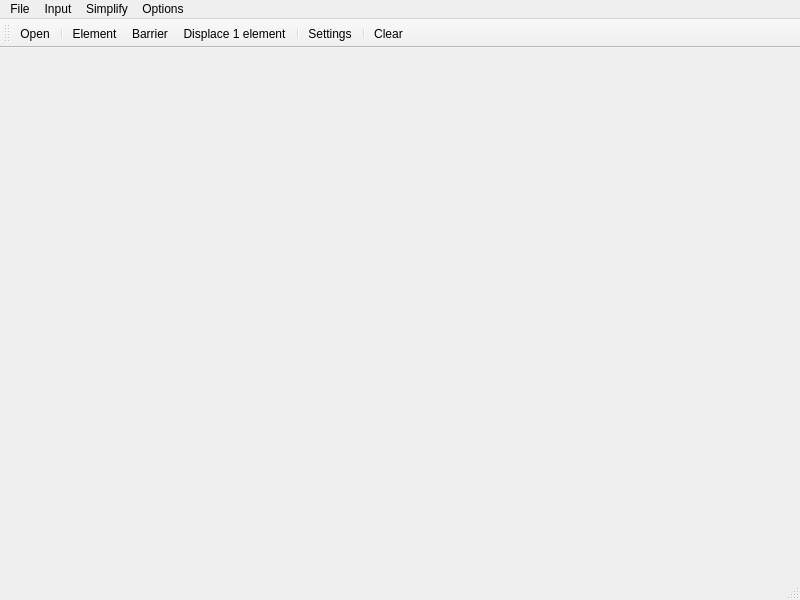
<?xml version="1.0" encoding="UTF-8"?>
<ui version="4.0">
 <class>MainWindow</class>
 <widget class="QMainWindow" name="MainWindow">
  <property name="geometry">
   <rect>
    <x>0</x>
    <y>0</y>
    <width>800</width>
    <height>600</height>
   </rect>
  </property>
  <property name="windowTitle">
   <string>MainWindow</string>
  </property>
  <widget class="QWidget" name="centralwidget">
   <layout class="QHBoxLayout" name="horizontalLayout">
    <item>
     <widget class="Draw" name="Canvas" native="true">
      <property name="sizePolicy">
       <sizepolicy hsizetype="Expanding" vsizetype="Expanding">
        <horstretch>0</horstretch>
        <verstretch>0</verstretch>
       </sizepolicy>
      </property>
     </widget>
    </item>
   </layout>
  </widget>
  <widget class="QMenuBar" name="menubar">
   <property name="geometry">
    <rect>
     <x>0</x>
     <y>0</y>
     <width>800</width>
     <height>17</height>
    </rect>
   </property>
   <widget class="QMenu" name="menuFile">
    <property name="title">
     <string>File</string>
    </property>
    <addaction name="actionOpen"/>
   </widget>
   <widget class="QMenu" name="menuElement">
    <property name="title">
     <string>Input</string>
    </property>
    <addaction name="actionElement"/>
    <addaction name="actionBarrier"/>
   </widget>
   <widget class="QMenu" name="menuSimplify">
    <property name="title">
     <string>Simplify</string>
    </property>
    <addaction name="actionDisplace_1_element"/>
    <addaction name="separator"/>
    <addaction name="actionClear"/>
   </widget>
   <widget class="QMenu" name="menuOptions">
    <property name="title">
     <string>Options</string>
    </property>
    <addaction name="actionSettings"/>
   </widget>
   <addaction name="menuFile"/>
   <addaction name="menuElement"/>
   <addaction name="menuSimplify"/>
   <addaction name="menuOptions"/>
  </widget>
  <widget class="QStatusBar" name="statusbar"/>
  <widget class="QToolBar" name="toolBar">
   <property name="windowTitle">
    <string>toolBar</string>
   </property>
   <attribute name="toolBarArea">
    <enum>TopToolBarArea</enum>
   </attribute>
   <attribute name="toolBarBreak">
    <bool>false</bool>
   </attribute>
   <addaction name="actionOpen"/>
   <addaction name="separator"/>
   <addaction name="actionElement"/>
   <addaction name="actionBarrier"/>
   <addaction name="actionDisplace_1_element"/>
   <addaction name="separator"/>
   <addaction name="actionSettings"/>
   <addaction name="separator"/>
   <addaction name="actionClear"/>
  </widget>
  <action name="actionOpen">
   <property name="icon">
    <iconset resource="icons.qrc">
     <normaloff>:/images/V:/Bayer/APK/cv10/icons/open_file.png</normaloff>:/images/V:/Bayer/APK/cv10/icons/open_file.png</iconset>
   </property>
   <property name="text">
    <string>Open</string>
   </property>
  </action>
  <action name="actionElement">
   <property name="icon">
    <iconset resource="icons.qrc">
     <normaloff>:/images/V:/Bayer/APK/cv10/icons/element.png</normaloff>:/images/V:/Bayer/APK/cv10/icons/element.png</iconset>
   </property>
   <property name="text">
    <string>Element</string>
   </property>
  </action>
  <action name="actionBarrier">
   <property name="icon">
    <iconset resource="icons.qrc">
     <normaloff>:/images/V:/Bayer/APK/cv10/icons/barrier.png</normaloff>:/images/V:/Bayer/APK/cv10/icons/barrier.png</iconset>
   </property>
   <property name="text">
    <string>Barrier</string>
   </property>
  </action>
  <action name="actionDisplace_1_element">
   <property name="icon">
    <iconset resource="icons.qrc">
     <normaloff>:/images/V:/Bayer/APK/cv10/icons/displace.png</normaloff>:/images/V:/Bayer/APK/cv10/icons/displace.png</iconset>
   </property>
   <property name="text">
    <string>Displace 1 element</string>
   </property>
  </action>
  <action name="actionClear">
   <property name="icon">
    <iconset resource="icons.qrc">
     <normaloff>:/images/V:/Bayer/APK/cv10/icons/clear.png</normaloff>:/images/V:/Bayer/APK/cv10/icons/clear.png</iconset>
   </property>
   <property name="text">
    <string>Clear</string>
   </property>
  </action>
  <action name="actionSettings">
   <property name="icon">
    <iconset resource="icons.qrc">
     <normaloff>:/images/V:/Bayer/APK/cv10/icons/settings.png</normaloff>:/images/V:/Bayer/APK/cv10/icons/settings.png</iconset>
   </property>
   <property name="text">
    <string>Settings</string>
   </property>
  </action>
 </widget>
 <customwidgets>
  <customwidget>
   <class>Draw</class>
   <extends>QWidget</extends>
   <header>draw.h</header>
   <container>1</container>
  </customwidget>
 </customwidgets>
 <resources>
  <include location="icons.qrc"/>
 </resources>
 <connections/>
</ui>
